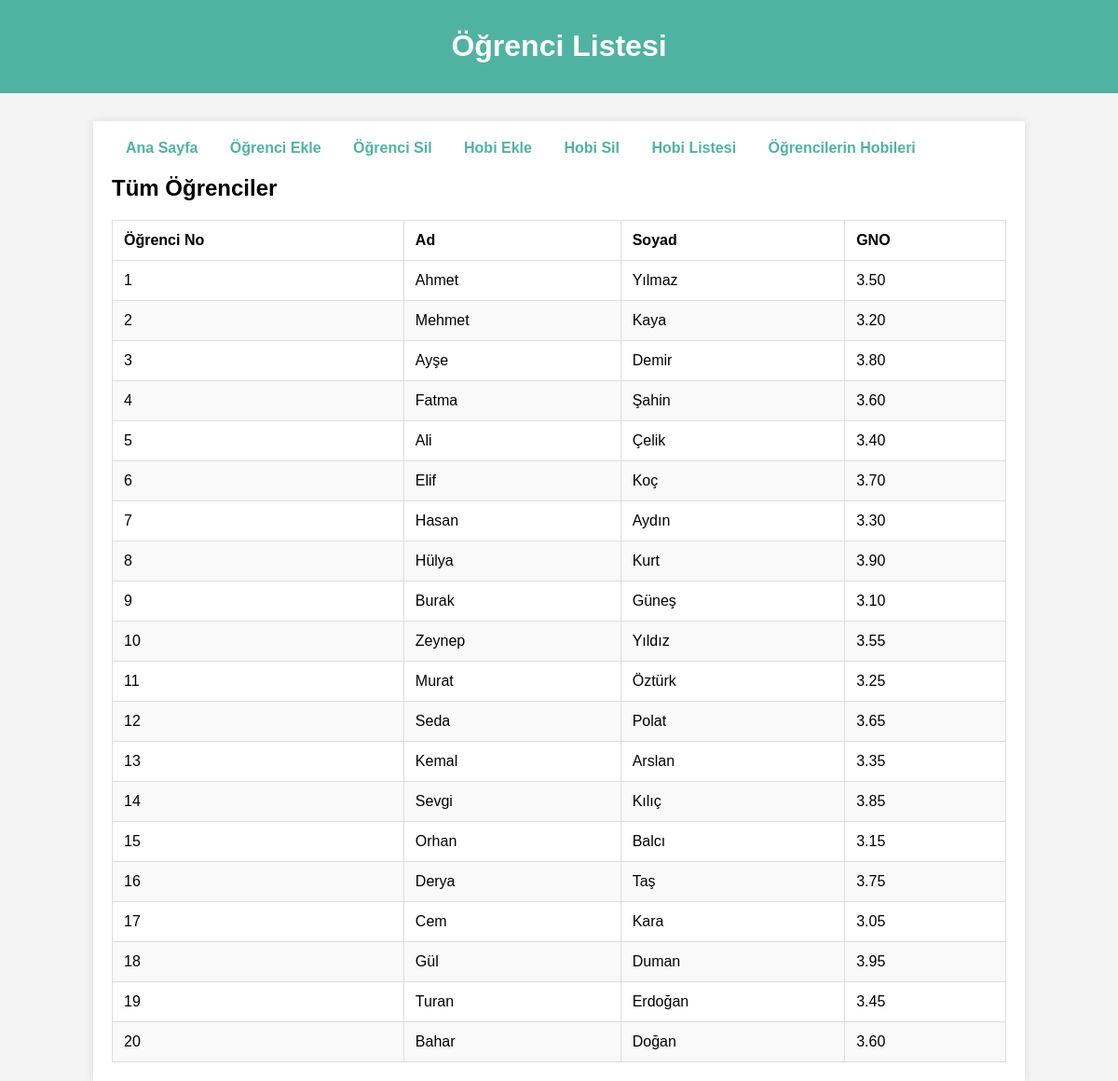
The app's page /ogrenci_liste.php with its own data.
### tables this page shows
CREATE TABLE IF NOT EXISTS ogrenci (
    ogrenci_no INT AUTO_INCREMENT PRIMARY KEY,
    ad VARCHAR(50) NOT NULL,
    soyad VARCHAR(50) NOT NULL,
    gno DECIMAL(3,2) NOT NULL
);

### ogrenci_liste.php (the view, shortened to what this page needs)
<?php
include 'db.php';
?>
<!DOCTYPE html>
<html lang="tr">
<head>
    <link rel="stylesheet" href="css/styles.css">
</head>
<body>
    <header>
        <h1>Öğrenci Listesi</h1>
    </header>
    <div class="container">
        <nav>
            <a href="index.php">Ana Sayfa</a>
            <a href="ogrenci_ekle.php">Öğrenci Ekle</a>
            <a href="ogrenci_sil.php">Öğrenci Sil</a>
            <a href="hobi_ekle.php">Hobi Ekle</a>
            <a href="hobi_sil.php">Hobi Sil</a>
            <a href="hobi_liste.php">Hobi Listesi</a>
            <a href="ogrencilerin_hobileri.php">Öğrencilerin Hobileri</a>
        </nav>
        <h2>Tüm Öğrenciler</h2>
        <table>
            <thead>
                <tr>
                    <th>Öğrenci No</th>
                    <th>Ad</th>
                    <th>Soyad</th>
                    <th>GNO</th>
                </tr>
            </thead>
            <tbody>
                <?php
                $sql = "SELECT ogrenci_no, ad, soyad, gno FROM ogrenci ORDER BY ogrenci_no ASC";
                $result = $conn->query($sql);
                if ($result->num_rows > 0) {
                    while($row = $result->fetch_assoc()) {
                        echo "<tr>";
                        echo "<td>" . htmlspecialchars($row['ogrenci_no']) . "</td>";
                        echo "<td>" . htmlspecialchars($row['ad']) . "</td>";
                        echo "<td>" . htmlspecialchars($row['soyad']) . "</td>";
                        echo "<td>" . htmlspecialchars($row['gno']) . "</td>";
                        echo "</tr>";
                    }
                } else {
                    echo "<tr><td colspan='4'>Kayıt Bulunmamaktadır.</td></tr>";
                }
                ?>
            </tbody>
        </table>
    </div>
</body>
</html>

### css/styles.css (style rules this page uses)
body { font-family: Arial, sans-serif; background-color: #f4f4f4; margin: 0; padding: 0; }
.container { width: 80%; margin: auto; overflow: hidden; padding: 20px; background: #fff; margin-top: 30px; box-shadow: 0 0 10px rgba(0,0,0,0.1); }
header { background: #50b3a2; color: #fff; padding: 10px 0; text-align: center; }
nav a { margin: 0 15px; text-decoration: none; color: #50b3a2; font-weight: bold; }
table { width: 100%; border-collapse: collapse; margin-top: 20px; }
table, th, td { border: 1px solid #ddd; }
th, td { padding: 12px; text-align: left; }
tr:nth-child(even) { background-color: #f9f9f9; }

### records on screen
ogrenci: ogrenci_no "1", ad "Ahmet", soyad "Yılmaz", gno "3.50"
ogrenci: ogrenci_no "2", ad "Mehmet", soyad "Kaya", gno "3.20"
ogrenci: ogrenci_no "3", ad "Ayşe", soyad "Demir", gno "3.80"
ogrenci: ogrenci_no "4", ad "Fatma", soyad "Şahin", gno "3.60"
ogrenci: ogrenci_no "5", ad "Ali", soyad "Çelik", gno "3.40"
ogrenci: ogrenci_no "6", ad "Elif", soyad "Koç", gno "3.70"
ogrenci: ogrenci_no "7", ad "Hasan", soyad "Aydın", gno "3.30"
ogrenci: ogrenci_no "8", ad "Hülya", soyad "Kurt", gno "3.90"
ogrenci: ogrenci_no "9", ad "Burak", soyad "Güneş", gno "3.10"
ogrenci: ogrenci_no "10", ad "Zeynep", soyad "Yıldız", gno "3.55"
ogrenci: ogrenci_no "11", ad "Murat", soyad "Öztürk", gno "3.25"
ogrenci: ogrenci_no "12", ad "Seda", soyad "Polat", gno "3.65"
ogrenci: ogrenci_no "13", ad "Kemal", soyad "Arslan", gno "3.35"
ogrenci: ogrenci_no "14", ad "Sevgi", soyad "Kılıç", gno "3.85"
ogrenci: ogrenci_no "15", ad "Orhan", soyad "Balcı", gno "3.15"
ogrenci: ogrenci_no "16", ad "Derya", soyad "Taş", gno "3.75"
ogrenci: ogrenci_no "17", ad "Cem", soyad "Kara", gno "3.05"
ogrenci: ogrenci_no "18", ad "Gül", soyad "Duman", gno "3.95"
ogrenci: ogrenci_no "19", ad "Turan", soyad "Erdoğan", gno "3.45"
ogrenci: ogrenci_no "20", ad "Bahar", soyad "Doğan", gno "3.60"
